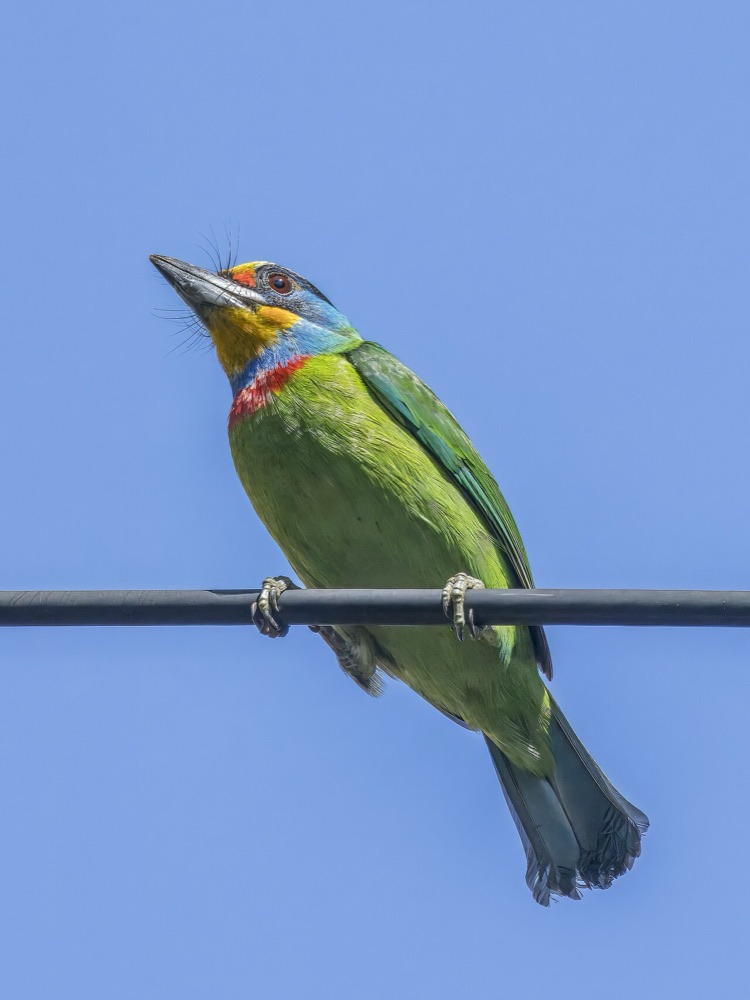
#> input picture assets/img/barbet.jpg, 750 x 1000 px; its folder holds 4 pictures in this run
$ python make_square.py
#> lines starting #> are read from the running program, lines starting #| are printed output that depends on the picture
# 把每張鳥照裁成「整隻鳥（含頭）置中」的正方形，給圓形框用。
# BOX 是鳥在原圖中的範圍（以 0–10 格表示：x0,y0,x1,y1），手動看過每張照片定的。
# 用法：python3 -I tools/make_square.py   → assets/img/sq/<key>.jpg
import os, math
from PIL import Image, ImageFilter, ImageDraw
import numpy as np

BOX = {
 'barbet':(2,2.3,9,9.2), 'blackbulbul':(0.8,2.2,6.8,6.2), 'bulbul':(2.3,1.2,7.8,9.5), 'bushrobin':(1.5,0.8,7,8),
 'buzzard':(2,1,8.5,9), 'cattleegret':(2.5,0.5,9,8), 'cormorant':(1.8,1,9,9.5), 'dove':(1,1.5,9.6,8.5),
 'drongo':(1.3,2,8,8), 'egret':(0.9,2.7,9.2,8.3), 'goshawk':(2,0.8,9,9.5), 'greyheron':(1.2,1,7,9),
 'jacana':(1,0.5,8.5,9), 'kingfisher':(1,1.5,9,10), 'kite':(2,0.3,7.5,9.5), 'magpie':(2.5,2,9.3,8),
 'magpie_tw':(0.8,2.8,7.6,8), 'mikado':(0.3,1.6,9.2,8.4), 'monarch':(2.8,2,9.3,7.5), 'moorhen':(0.6,1.5,7.5,9.5),
 'myna':(2.5,1,9.2,9), 'nightheron':(1.5,1,9,9), 'nightheron_mal':(3.8,1.8,8,7.8), 'owl':(2.2,2,6.5,7.5),
 'partridge':(3,2,6.2,8.5), 'pigeon':(3,2.5,9.8,8), 'reddove':(1,3.3,7.5,9), 'serpenteagle':(2.8,0.5,8.3,8.5),
 'sparrow':(0.8,1,7.5,8), 'spoonbill':(2,0.5,8.6,8.5), 'stilt':(3.3,1,8.5,10), 'stylesbulbul':(1.5,1.5,7,9),
 'swallow':(1.5,1.5,9,8), 'swinhoe':(1.2,1.2,9.8,8.4), 'treepie':(1.5,1.5,8,9), 'wagtail':(1,3.5,7.4,8.5),
 'whistlingthrush':(1.3,1.5,6.6,10), 'whiteeye':(1,2,8.5,8), 'yellowtit':(1.5,0.3,8,8.5), 'yuhina':(1.5,2.5,6.5,9),
}
ROOT = os.path.join(os.path.dirname(__file__), '..', 'assets', 'img')
OUT = os.path.join(ROOT, 'sq'); os.makedirs(OUT, exist_ok=True)
SIZE = 900
# 身體長、頭在邊邊的鳥多留邊，讓頭離圓框遠一點
PAD = {'swinhoe':1.22, 'mikado':1.22, 'magpie_tw':1.18, 'magpie':1.15, 'dove':1.15, 'greyheron':1.12, 'egret':1.12, 'wagtail':1.15, 'drongo':1.12, 'sparrow':1.1}

for k, (x0, y0, x1, y1) in BOX.items():
    im = Image.open(os.path.join(ROOT, k + '.jpg')).convert('RGB'); W, H = im.size
#> further down, im is the input picture: PIL image 750x1000 RGB; mean R, G, B 119.6, 151.4, 200.9
#> after `W, H = im.size`: W = 750; H = 1000
    bx0, by0, bx1, by1 = x0*W/10, y0*H/10, x1*W/10, y1*H/10
#> bx0 = 150; by0 = 230; bx1 = 675; by1 = 920
    bw, bh = bx1-bx0, by1-by0
#> bw = 525; bh = 690
    # 圓形會切掉四角：正方形邊長要讓鳥的框大致落在內切圓裡
    side = max(1.1*max(bw, bh), 0.92*math.hypot(bw, bh)) * PAD.get(k, 1.0)
#> side = 797.7
    cx, cy = (bx0+bx1)/2, (by0+by1)/2
#> cx = 412.5; cy = 575
    # 能留在原圖內就平移，不夠才補模糊背景
    if side <= W: cx = min(max(cx, side/2), W-side/2)
    if side <= H: cy = min(max(cy, side/2), H-side/2)
    L, T = cx-side/2, cy-side/2
#> L = 13.67; T = 176.2
    s = int(round(side))
#> s = 798
    canvas = Image.new('RGB', (s, s))
#> canvas: PIL image 798x798 RGB; every value is 0
    ox, oy = int(round(-L)), int(round(-T))
#> ox = -14
    if L < 0 or T < 0 or L+side > W or T+side > H:
        # 超出原圖的部分：鏡射延伸＋模糊，接縫用漸層融合
        pl, pt = max(0, ox), max(0, oy)
        pr, pb = max(0, s-(ox+W)), max(0, s-(oy+H))
        arr = np.asarray(im)
        pad = np.pad(arr, ((pt, pb), (pl, pr), (0, 0)), mode='symmetric')
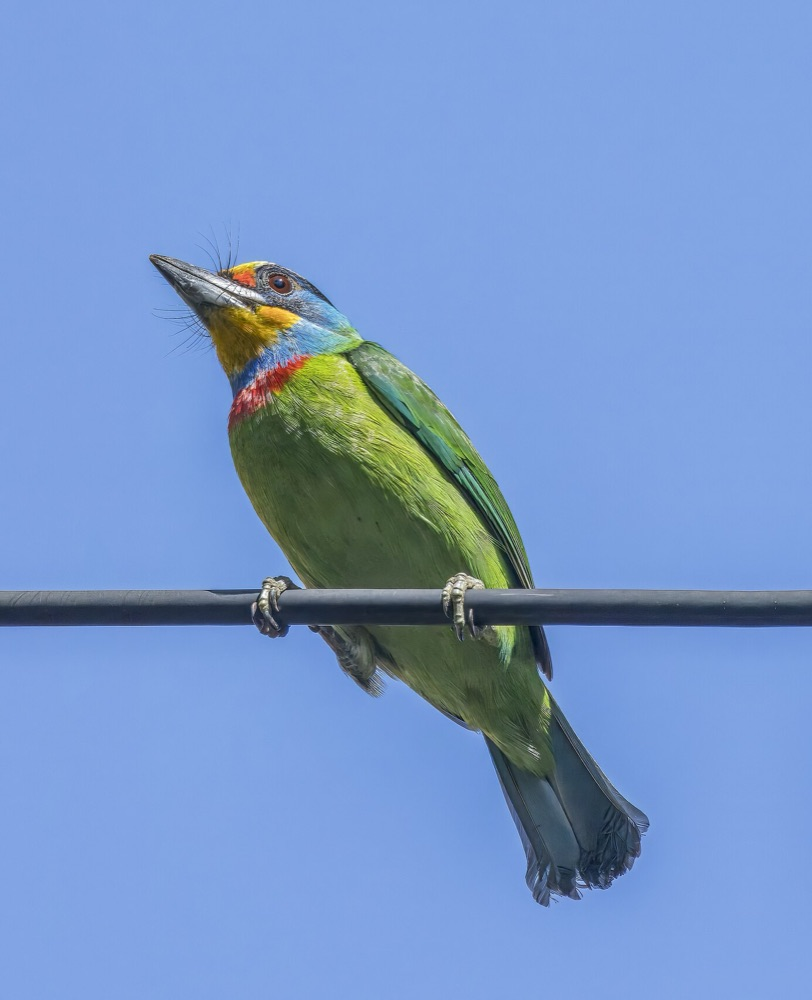
#> pad: shape (1000, 812, 3); mean R, G, B 120.1, 152.1, 202.5
        bg = Image.fromarray(pad).filter(ImageFilter.GaussianBlur(18))
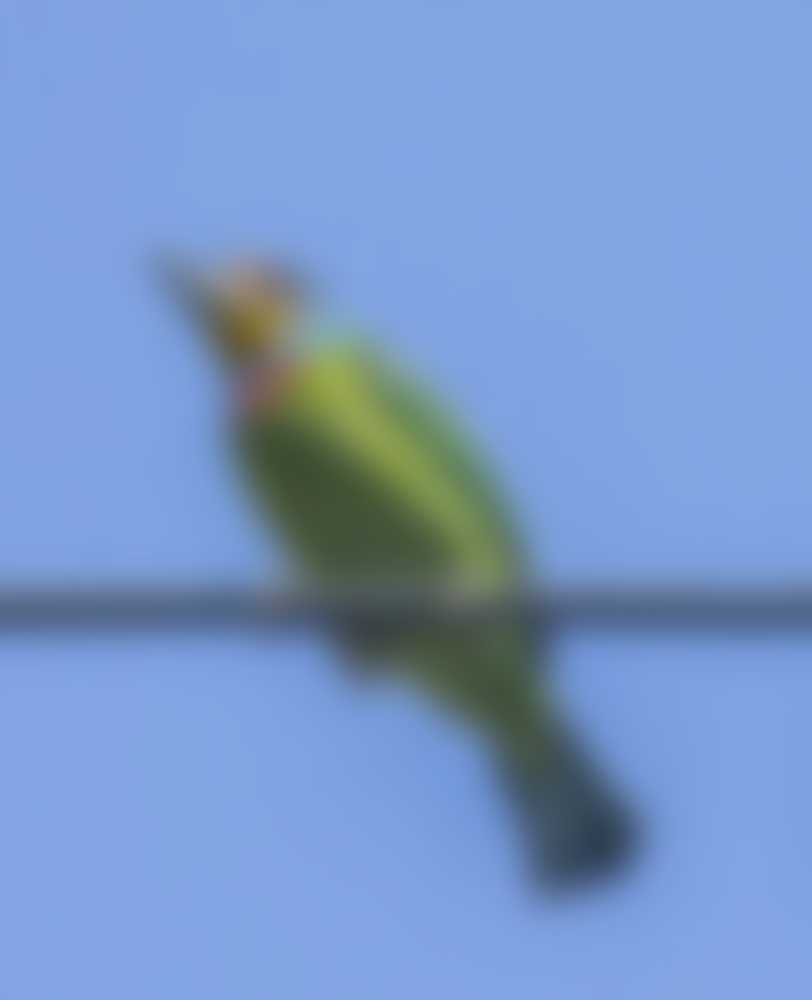
#> bg: PIL image 812x1000 RGB; mean R, G, B 120.1, 152.1, 202.5
        canvas.paste(bg, (min(0, ox) + 0 if ox < 0 else 0, min(0, oy) if oy < 0 else 0))
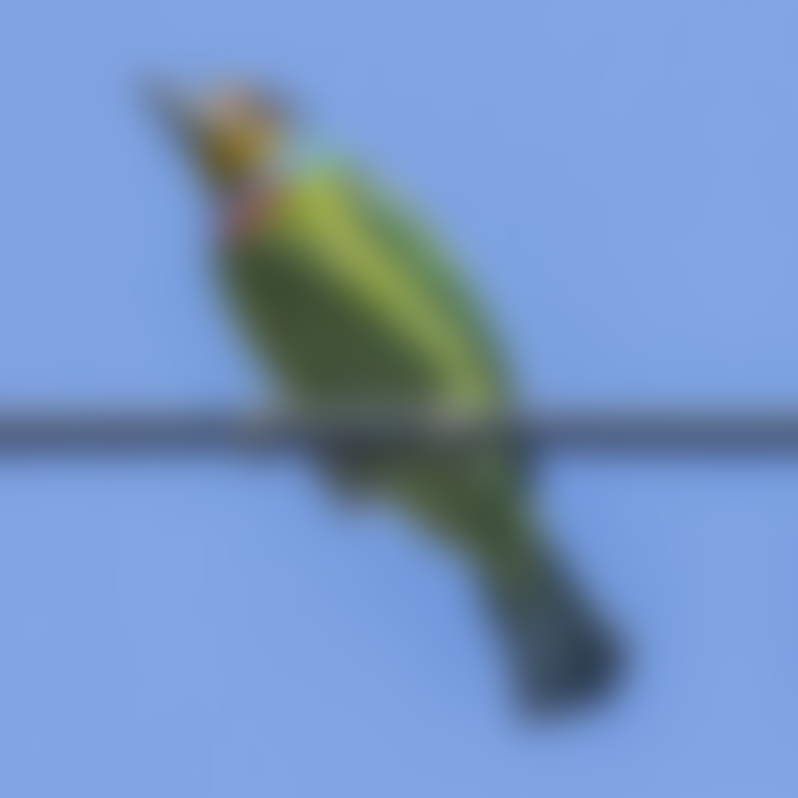
#> canvas: PIL image 798x798 RGB; mean R, G, B 117.8, 148.8, 195.9
        f = max(6, int(0.035*s))
        m = Image.new('L', (W, H), 255); md = ImageDraw.Draw(m)
#> after `m = Image.new('L', (W, H), 255)`: m: PIL image 750x1000 L; every value is 255
        for i in range(f):
            v = int(255*i/f)
            if pl: md.line([(i, 0), (i, H)], fill=v)
            if pr: md.line([(W-1-i, 0), (W-1-i, H)], fill=v)
        m2 = Image.new('L', (W, H), 255); md2 = ImageDraw.Draw(m2)
        for i in range(f):
            v = int(255*i/f)
            if pt: md2.line([(0, i), (W, i)], fill=v)
            if pb: md2.line([(0, H-1-i), (W, H-1-i)], fill=v)
        from PIL import ImageChops
        canvas.paste(im, (ox, oy), ImageChops.multiply(m, m2))
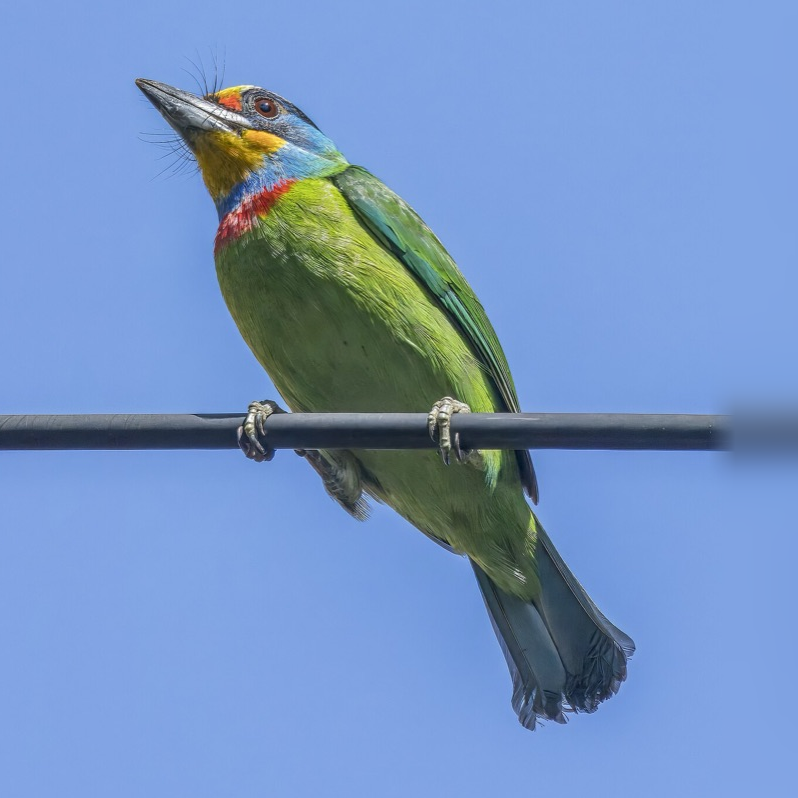
#> canvas: PIL image 798x798 RGB; mean R, G, B 117.8, 148.8, 195.9
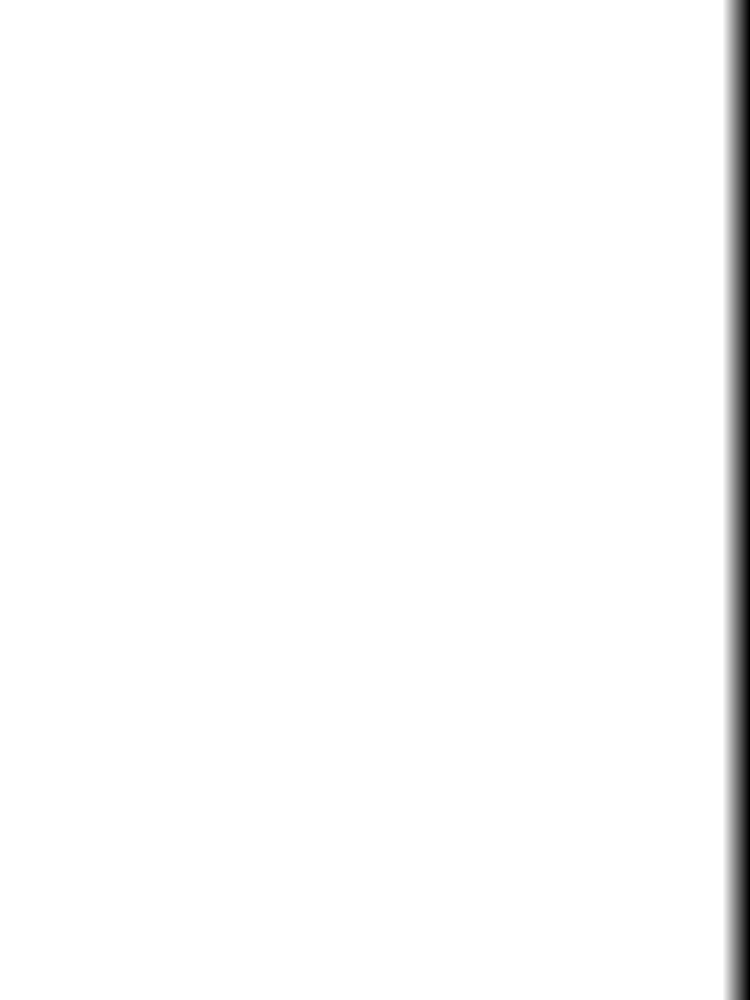
#> m: PIL image 750x1000 L; min 0, max 255, mean 250.2
    else:
        canvas.paste(im, (ox, oy))
    canvas.resize((SIZE, SIZE), Image.LANCZOS).save(os.path.join(OUT, k + '.jpg'), quality=82)
#> pass 2 of the loop `for k, (x0, y0, x1, y1) in BOX.items():`:
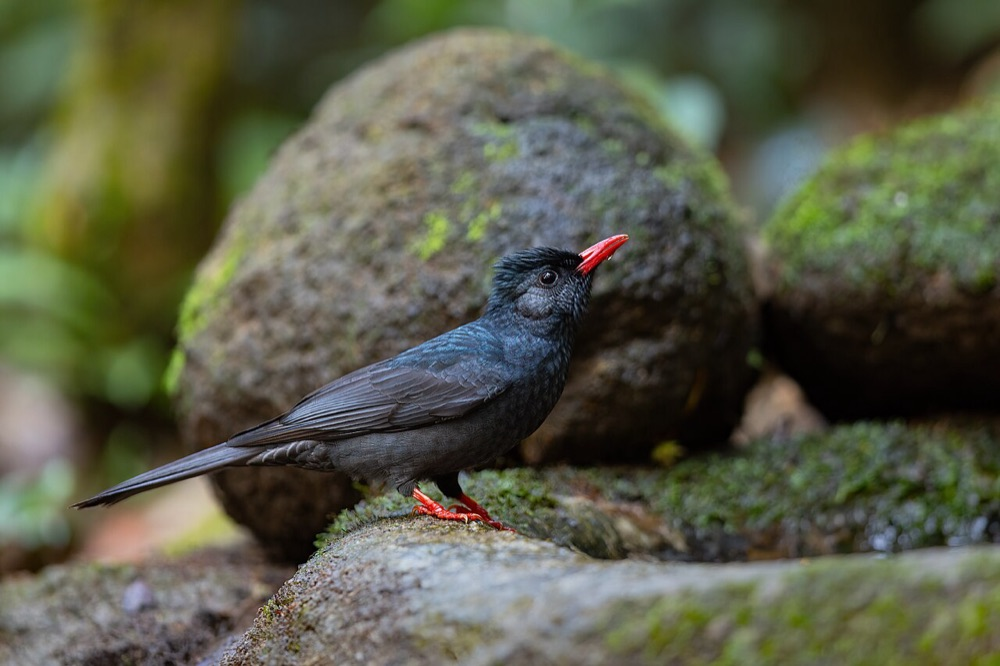
#> input picture assets/img/blackbulbul.jpg, 1000 x 666 px
#> im is the input picture: PIL image 1000x666 RGB; mean R, G, B 89.6, 91.8, 72.5
#> `canvas.paste(im, (ox, oy))`:
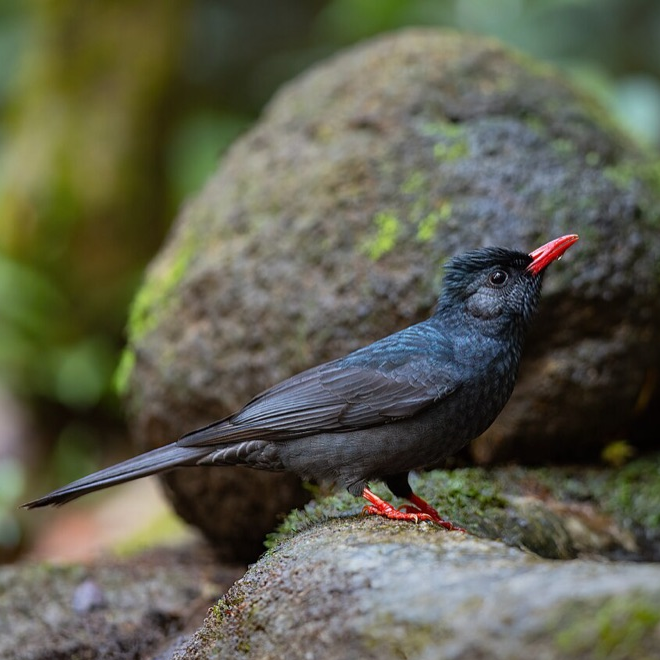
#> canvas: PIL image 660x660 RGB; mean R, G, B 95.5, 96.1, 78.9
#> pass 3 of the loop `for k, (x0, y0, x1, y1) in BOX.items():`:
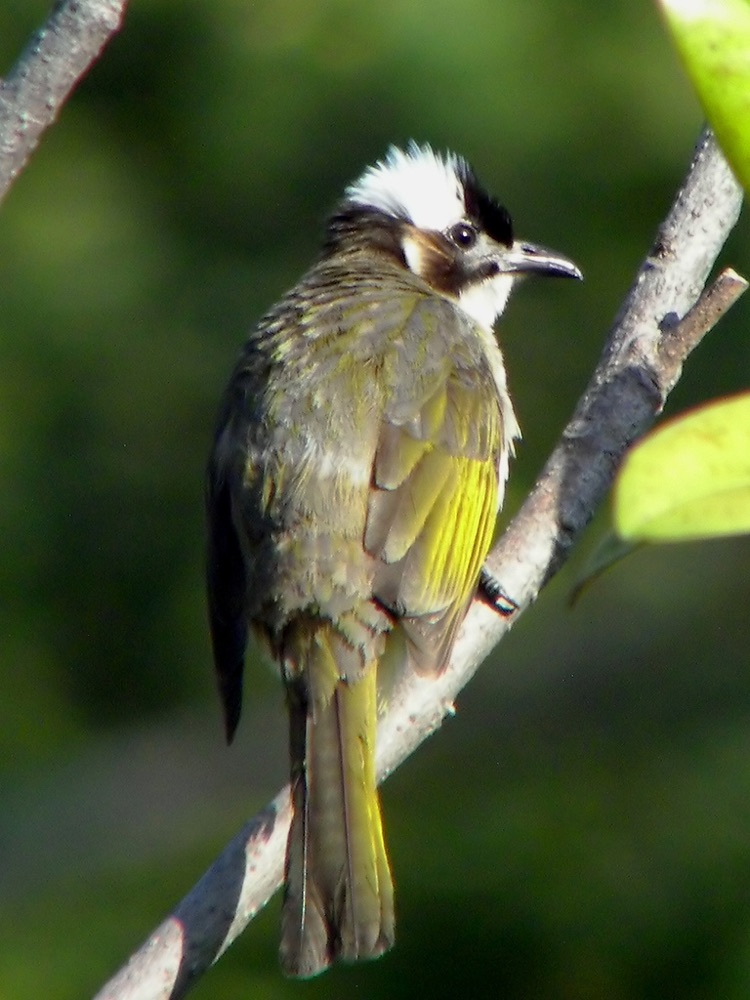
#> input picture assets/img/bulbul.jpg, 750 x 1000 px
#> im is the input picture: PIL image 750x1000 RGB; mean R, G, B 76.3, 87.2, 53.6
#> pad: shape (1000, 913, 3)
#> bg: PIL image 913x1000 RGB
#> `canvas.paste(im, (ox, oy), ImageChops.multiply(m, m2))`:
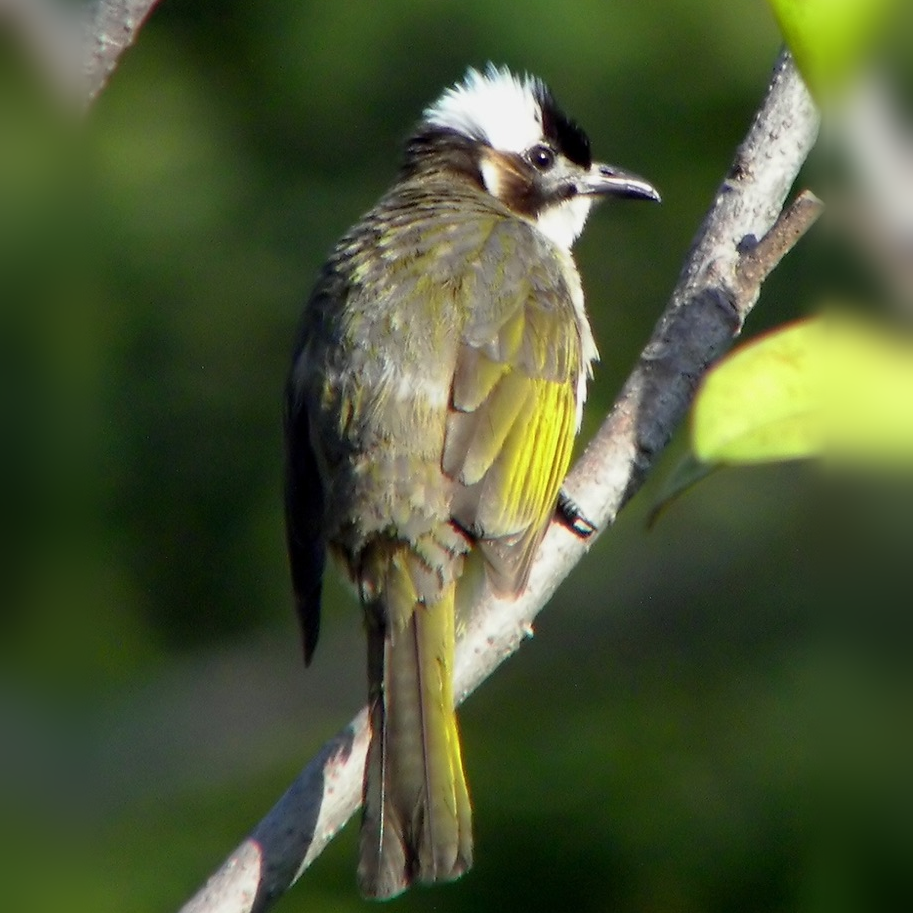
#> canvas: PIL image 913x913 RGB; mean R, G, B 75.3, 86.4, 52.9
#> `canvas.paste(im, (ox, oy), ImageChops.multiply(m, m2))`:
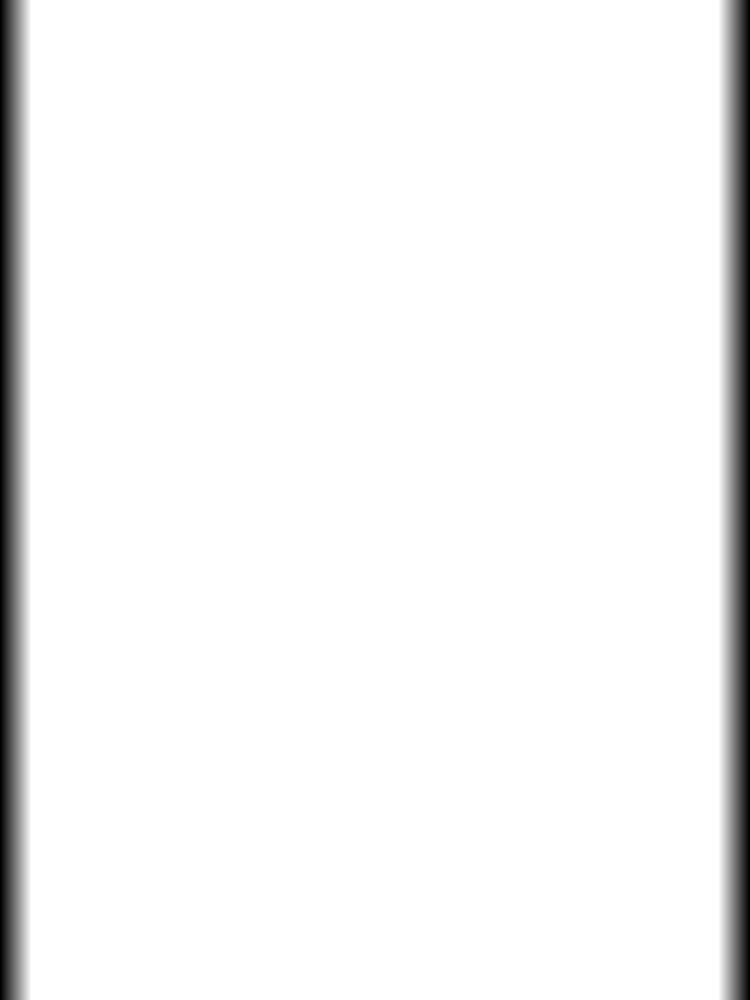
#> m: PIL image 750x1000 L; min 0, max 255, mean 244.1
#> (the run stopped early here; a loop or call above may not have finished)
